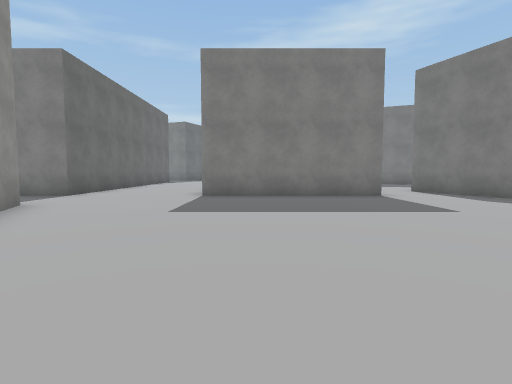
View 1 (above)

16 first-person views from a walk through a Unity game level. The camera is 1.4 m above the floor, tilts 4° down and sees 80° across. The floor is counted in squares, 2 m on a side. Each view is taken from the middle of a square. On the plan, view 1 faces up. The plan holds only what a view shows up to about 10 squares ahead; the rest is blank. The place goes on beyond the plan. Some surface patterns are stand-ins.

View 2
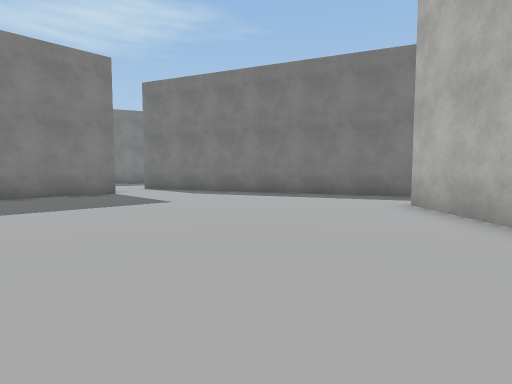

View 3
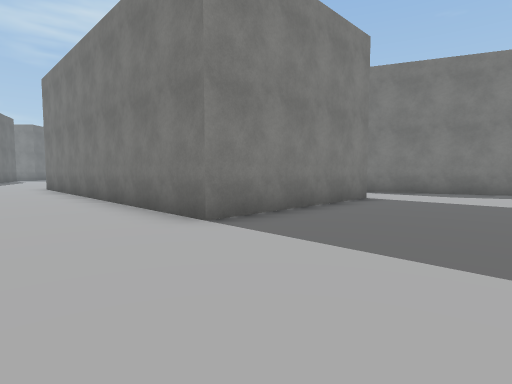

View 4
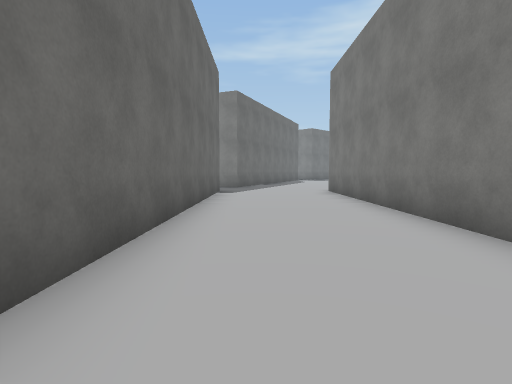

View 5
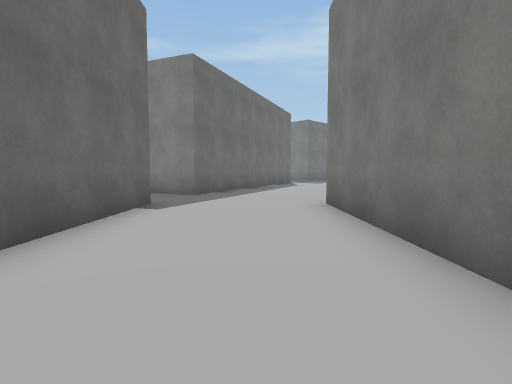

View 6
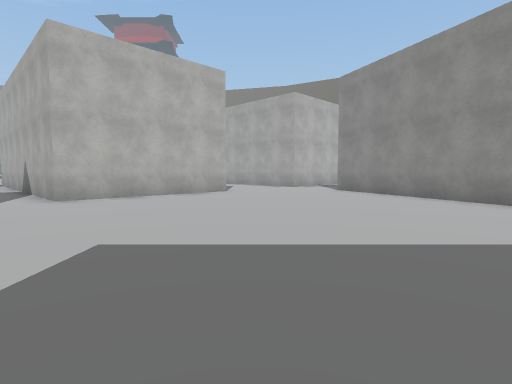

View 7
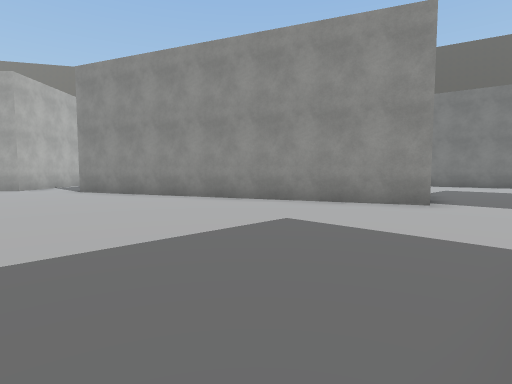

View 8
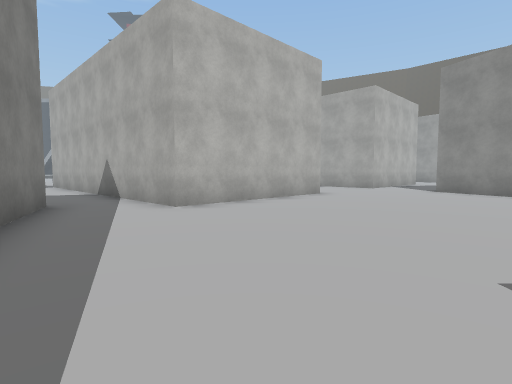

View 9
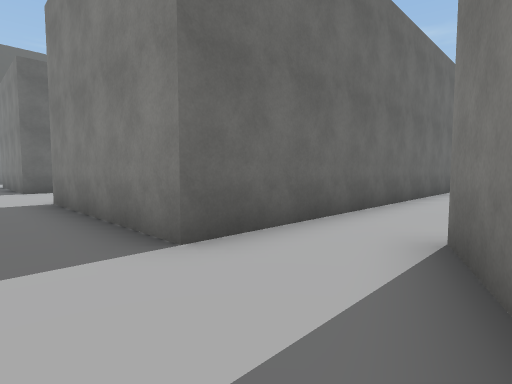

View 10
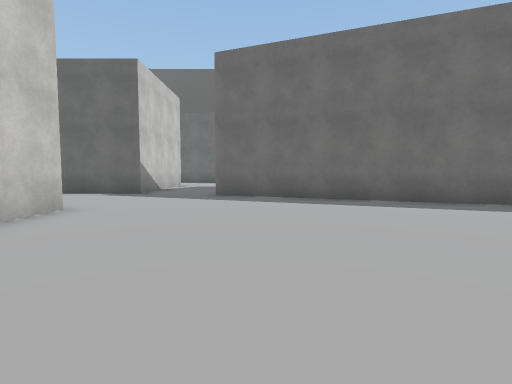

View 11
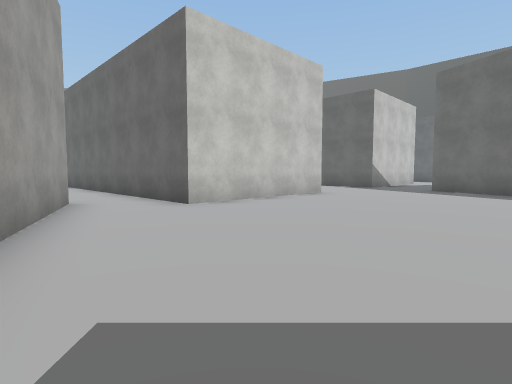

View 12
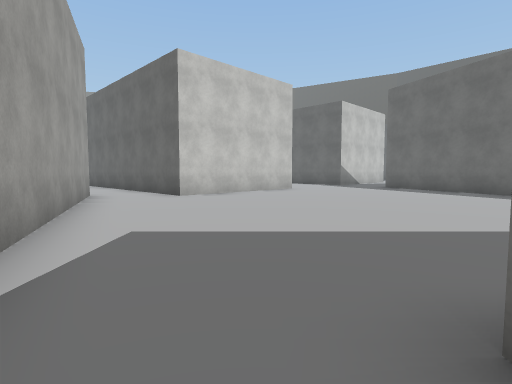

View 13
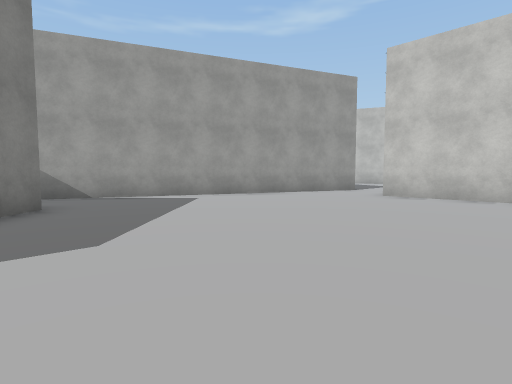

View 14
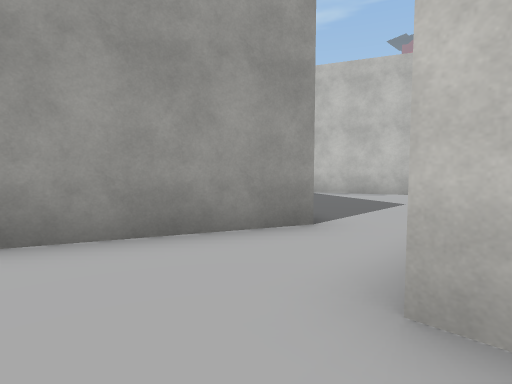

View 15
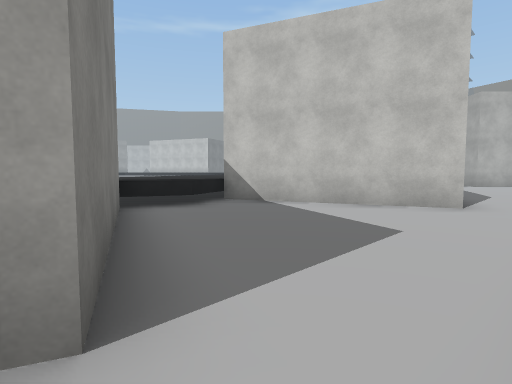

View 16
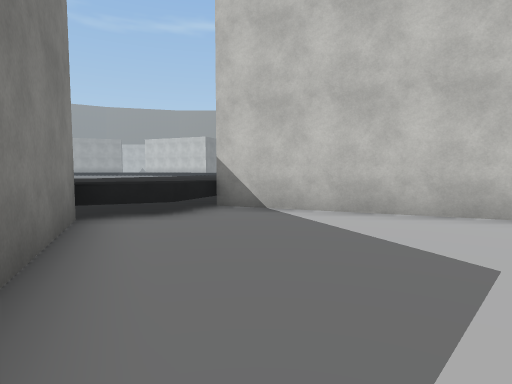

### Floor plan
Points are (right, up) in squares from view 1. A wall is a line through its corners. A room is listed if a view was taken in it or the views show most of it. See-through windows are left out.
Room 1 (views 1, 2, 3, 4, 5, 6, 7, 8, 9)
walls: (-4.8, 6.2) (-0.9, -3.2); (3.5, 11.5) (3.5, 8.5) (-1.5, 8.5) (-1.5, 18.5); (3, -2.5) (6.5, 1.1) (7.7, -0.1); (9.1, 1) (5.3, 10.3) (6.8, 11); (-5.2, 18.5) (-5.2, 8.5)
ways out: opening at (-3, 18.3) to room 2; opening at (5, 11.3) to room 3; opening at (-6, 7.5); opening at (9, 1)
Room 2 (views 10, 11, 12, 13, 14)
walls: (6.6, 25.8) (5.9, 26.5); (-1.5, 18.5) (3.5, 18.5); (6.3, 19.2) (8.9, 25.5); (-2.1, 27.2) (-4.8, 20.8); (-6.1, 18.5) (-5.2, 18.5)
ways out: opening at (-3, 18.3) to room 1; opening at (4.5, 18.5) to room 3; opening at (-6.5, 19.5); opening at (8, 26)
Room 3 (views 15, 16)
walls: (8.9, 15.2) (5.3, 16.7) (6.3, 19.2); (6.8, 11) (8.8, 11.8); (3.5, 18.5) (3.5, 11.5)
ways out: opening at (5, 11.3) to room 1; opening at (4.5, 18.5) to room 2; opening at (9.5, 13.5)

Positions as (right, up) in squares from view 1, and headings:
1: (0, 0), facing up
2: (0, -1), facing up-right
3: (-4, 5), facing up-right
4: (-4, 8), facing up
5: (-3, 12), facing up
6: (2, 8), facing down
7: (2, 8), facing down-left
8: (5, 7), facing down
9: (6, 7), facing up-left
10: (4, 22), facing left
11: (7, 24), facing down-left
12: (8, 26), facing down-left
13: (0, 27), facing down-right
14: (3, 20), facing down-right
15: (4, 17), facing down-right
16: (5, 16), facing down-right
